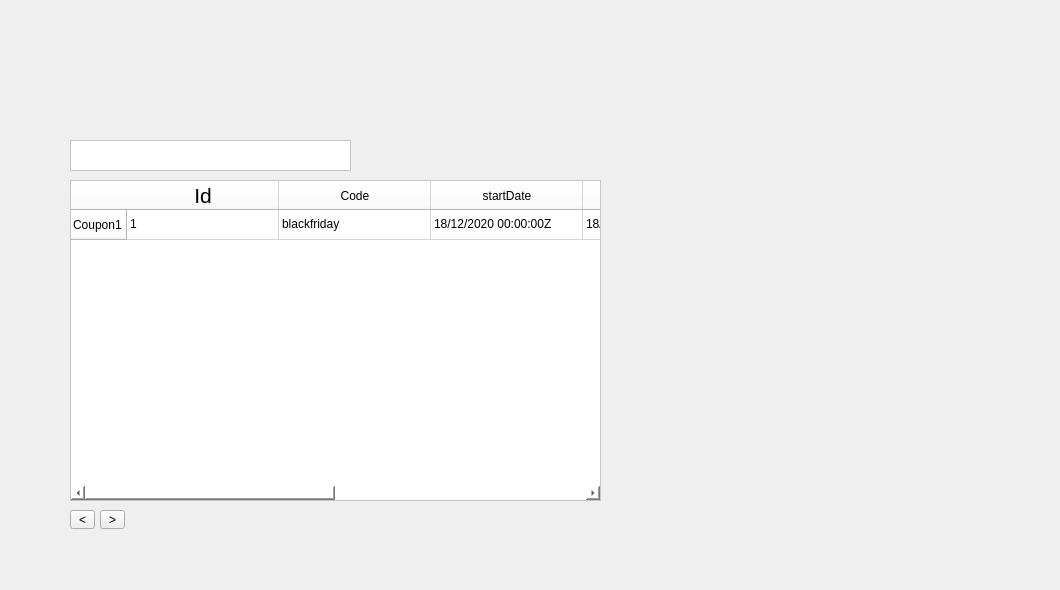
    <widget class="QWidget" name="gestCoupons">
     <widget class="QPushButton" name="backbtn_2">
      <property name="geometry">
       <rect>
        <x>60</x>
        <y>60</y>
        <width>171</width>
        <height>61</height>
       </rect>
      </property>
      <property name="styleSheet">
       <string notr="true">
#backbtn_2 {
background-color: transparent;
border-image: url(:/img/img/back0001.png);
background: none;
border: none;
background-repeat: none;
}

#backbtn_2:hover {

	background-color: rgba(255, 255, 255, 0.4);
  	border-image: url(:/img/img/back0002.png);
	 border: none;
}
#backbtn_2:pressed
{
   border-image: url(:/img/img/back0001.png);
}</string>
      </property>
      <property name="text">
       <string/>
      </property>
     </widget>
     <widget class="QTableWidget" name="couponsTable">
      <property name="geometry">
       <rect>
        <x>70</x>
        <y>180</y>
        <width>531</width>
        <height>321</height>
       </rect>
      </property>
      <property name="styleSheet">
       <string notr="true">background-color: rgb(255, 255, 255);</string>
      </property>
      <attribute name="horizontalHeaderDefaultSectionSize">
       <number>152</number>
      </attribute>
      <row>
       <property name="text">
        <string>Coupon1</string>
       </property>
      </row>
      <column>
       <property name="text">
        <string>Id</string>
       </property>
       <property name="font">
        <font>
         <pointsize>16</pointsize>
        </font>
       </property>
      </column>
      <column>
       <property name="text">
        <string>Code</string>
       </property>
      </column>
      <column>
       <property name="text">
        <string>startDate</string>
       </property>
      </column>
      <column>
       <property name="text">
        <string>endDate</string>
       </property>
      </column>
      <column>
       <property name="text">
        <string>usesLeft</string>
       </property>
      </column>
      <column>
       <property name="text">
        <string>Contraints</string>
       </property>
      </column>
      <item row="0" column="0">
       <property name="text">
        <string>1</string>
       </property>
      </item>
      <item row="0" column="1">
       <property name="text">
        <string>blackfriday</string>
       </property>
      </item>
      <item row="0" column="2">
       <property name="text">
        <string>18/12/2020 00:00:00Z</string>
       </property>
      </item>
      <item row="0" column="3">
       <property name="text">
        <string>18/01/2021 00:00:00</string>
       </property>
      </item>
      <item row="0" column="4">
       <property name="text">
        <string>1536</string>
       </property>
      </item>
      <item row="0" column="5">
       <property name="text">
        <string>{}</string>
       </property>
      </item>
     </widget>
     <widget class="QPushButton" name="supprimerCoupon">
      <property name="geometry">
       <rect>
        <x>650</x>
        <y>510</y>
        <width>191</width>
        <height>71</height>
       </rect>
      </property>
      <property name="styleSheet">
       <string notr="true">#supprimerCoupon {
background-color: transparent;
border-image: url(:/img/img/supprimer0001.png);
background: none;
border: none;
background-repeat: none;
}

#supprimerCoupon:hover {

	background-color: rgba(255, 255, 255, 0.4);
  	border-image: url(:/img/img/supprimer0002.png);
	 border: none;
}
#supprimerCoupon:pressed
{
   border-image: url(:/img/img/supprimer0001.png);
}</string>
      </property>
      <property name="text">
       <string/>
      </property>
     </widget>
     <widget class="QPushButton" name="ajoutercoupon">
      <property name="geometry">
       <rect>
        <x>850</x>
        <y>510</y>
        <width>191</width>
        <height>71</height>
       </rect>
      </property>
      <property name="styleSheet">
       <string notr="true">#ajoutercoupon {
background-color: transparent;
border-image: url(:/img/img/ajoutercoupon0001.png);
background: none;
border: none;
background-repeat: none;
}


#ajoutercoupon:hover {

	background-color: rgba(255, 255, 255, 0.4);
  	border-image: url(:/img/img/ajoutercoupon0002.png);
	 border: none;
}
#ajoutercoupon:pressed
{
   border-image: url(:/img/img/ajoutercoupon0001.png);
}</string>
      </property>
      <property name="text">
       <string/>
      </property>
     </widget>
     <widget class="QToolButton" name="nextCoupon">
      <property name="geometry">
       <rect>
        <x>100</x>
        <y>510</y>
        <width>25</width>
        <height>19</height>
       </rect>
      </property>
      <property name="text">
       <string>&gt;</string>
      </property>
     </widget>
     <widget class="QToolButton" name="prevCoupon">
      <property name="geometry">
       <rect>
        <x>70</x>
        <y>510</y>
        <width>25</width>
        <height>19</height>
       </rect>
      </property>
      <property name="text">
       <string>&lt;</string>
      </property>
     </widget>
     <widget class="QPushButton" name="printtable1">
      <property name="geometry">
       <rect>
        <x>440</x>
        <y>510</y>
        <width>201</width>
        <height>71</height>
       </rect>
      </property>
      <property name="styleSheet">
       <string notr="true">#printtable1 {
background-color: transparent;
border-image: url(:/img/img/print0001.png);
background: none;
border: none;
background-repeat: none;
}

#printtable1:hover {

	background-color: rgba(255, 255, 255, 0.4);
  	border-image: url(:/img/img/print0002.png);
	 border: none;
}
#printtable1:pressed
{
   border-image: url(:/img/img/print0001.png);
}</string>
      </property>
      <property name="text">
       <string/>
      </property>
     </widget>
     <widget class="QPlainTextEdit" name="couponSearch">
      <property name="geometry">
       <rect>
        <x>70</x>
        <y>140</y>
        <width>281</width>
        <height>31</height>
       </rect>
      </property>
      <property name="font">
       <font>
        <pointsize>12</pointsize>
       </font>
      </property>
      <property name="styleSheet">
       <string notr="true">background-color: rgb(255, 255, 255);</string>
      </property>
      <property name="plainText">
       <string/>
      </property>
     </widget>
     <widget class="QPushButton" name="searchCoupon">
      <property name="geometry">
       <rect>
        <x>360</x>
        <y>140</y>
        <width>31</width>
        <height>31</height>
       </rect>
      </property>
      <property name="styleSheet">
       <string notr="true">#searchCoupon {
background-color: transparent;
border-image: url(:/img/img/search0001.png);
background: none;
border: none;
background-repeat: none;
}

#searchCoupon:hover {

	background-color: rgba(255, 255, 255, 0.4);
  	border-image: url(:/img/img/search0002.png);
	 border: none;
}
#searchCoupon:pressed
{
   border-image: url(:/img/img/search0001.png);
}</string>
      </property>
      <property name="text">
       <string/>
      </property>
     </widget>
     <widget class="QWidget" name="horizontalLayoutWidget">
      <property name="geometry">
       <rect>
        <x>610</x>
        <y>180</y>
        <width>441</width>
        <height>321</height>
       </rect>
      </property>
      <layout class="QHBoxLayout" name="randomLayout"/>
     </widget>
    </widget>
